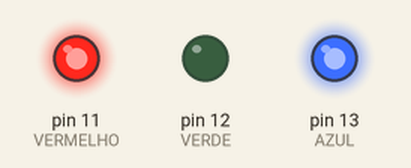
Recording of a sketch running on a simulated Arduino Uno, built with avr-gcc and run on an emulated ATmega328P. On the bench: output pins drawn as LEDs (lit = HIGH).

Above: at 0.5 s.
At 1.5 s:
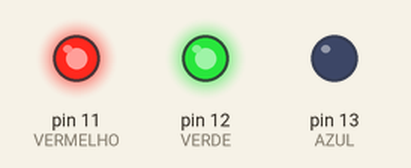
At 2.5 s:
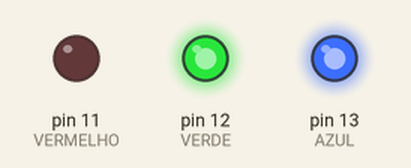
Timing chart, 0 to 3.5 s (numbered marks = the images above):
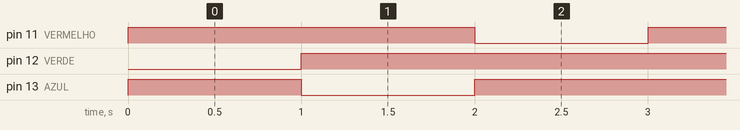

The sketch:

C___.ino
```cpp
#define VERMELHO 11
#define AZUL 13
#define VERDE 12
void setup(){
  pinMode(VERMELHO , OUTPUT);
  pinMode(VERDE , OUTPUT);
  pinMode(AZUL , OUTPUT);
}
void loop(){
 digitalWrite(VERMELHO, HIGH);
 digitalWrite(AZUL , HIGH);
 delay(1000);
 digitalWrite(VERMELHO, HIGH);
 digitalWrite(VERDE , HIGH);
 digitalWrite(AZUL , LOW);
 delay(1000);
 digitalWrite(VERMELHO, LOW);
 digitalWrite(AZUL , HIGH);
 digitalWrite(VERDE , HIGH);
 delay(1000);
}
```

Measured:
- by itself, pin 11 (VERMELHO): alternates HIGH for 2.0 s and LOW for 1.0 s
- by itself, pin 12 (VERDE): LOW → HIGH at 1.0 s
- by itself, pin 13 (AZUL): repeats every 3.0 s: LOW 1.0 s, HIGH 2.0 s
